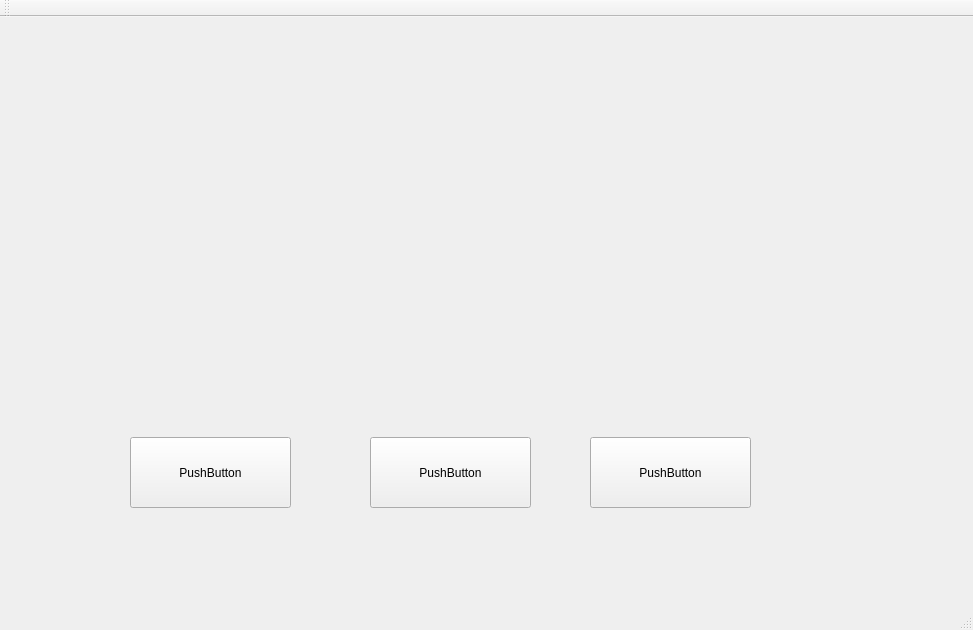
<?xml version="1.0" encoding="UTF-8"?>
<ui version="4.0">
 <class>qt_graphClass</class>
 <widget class="QMainWindow" name="qt_graphClass">
  <property name="geometry">
   <rect>
    <x>0</x>
    <y>0</y>
    <width>973</width>
    <height>630</height>
   </rect>
  </property>
  <property name="windowTitle">
   <string>qt_graph</string>
  </property>
  <widget class="QWidget" name="centralWidget">
   <widget class="QPushButton" name="pushButton">
    <property name="geometry">
     <rect>
      <x>130</x>
      <y>420</y>
      <width>161</width>
      <height>71</height>
     </rect>
    </property>
    <property name="text">
     <string>PushButton</string>
    </property>
   </widget>
   <widget class="QPushButton" name="pushButton_2">
    <property name="geometry">
     <rect>
      <x>370</x>
      <y>420</y>
      <width>161</width>
      <height>71</height>
     </rect>
    </property>
    <property name="text">
     <string>PushButton</string>
    </property>
   </widget>
   <widget class="QPushButton" name="pushButton_3">
    <property name="geometry">
     <rect>
      <x>590</x>
      <y>420</y>
      <width>161</width>
      <height>71</height>
     </rect>
    </property>
    <property name="text">
     <string>PushButton</string>
    </property>
   </widget>
  </widget>
  <widget class="QMenuBar" name="menuBar">
   <property name="geometry">
    <rect>
     <x>0</x>
     <y>0</y>
     <width>973</width>
     <height>33</height>
    </rect>
   </property>
  </widget>
  <widget class="QToolBar" name="mainToolBar">
   <attribute name="toolBarArea">
    <enum>TopToolBarArea</enum>
   </attribute>
   <attribute name="toolBarBreak">
    <bool>false</bool>
   </attribute>
  </widget>
  <widget class="QStatusBar" name="statusBar"/>
 </widget>
 <layoutdefault spacing="6" margin="11"/>
 <resources>
  <include location="qt_graph.qrc"/>
 </resources>
 <connections>
  <connection>
   <sender>pushButton</sender>
   <signal>clicked()</signal>
   <receiver>pushButton_2</receiver>
   <slot>hide()</slot>
   <hints>
    <hint type="sourcelabel">
     <x>273</x>
     <y>498</y>
    </hint>
    <hint type="destinationlabel">
     <x>463</x>
     <y>501</y>
    </hint>
   </hints>
  </connection>
 </connections>
</ui>
